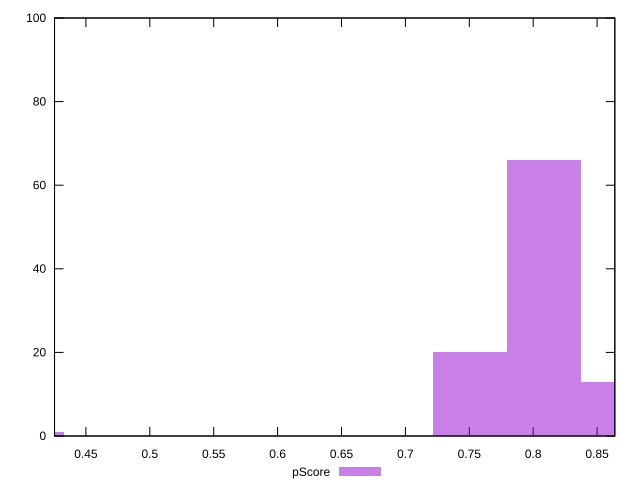

This chart was generated by the following gnuplot code:
reset

$pScore <<EOF
0.4041322360421862 1
0.8082644720843724 66
0.8659976486618276 13
0.7505312955069172 20
EOF

set key outside below
set boxwidth 0.05773317657745517
set xrange [0.42545408323938144:0.8638646215623987]
set yrange [0:100]
set trange [0:100]
set style fill transparent solid 0.5 noborder
set terminal svg size 640, 490 enhanced background rgb 'white'
set output "reports/report_00032_2021-02-25T10-28-15.087Z/total-blocking-time/samples/astro/pScore/histogram.svg"

plot $pScore title "pScore" with boxes

reset
